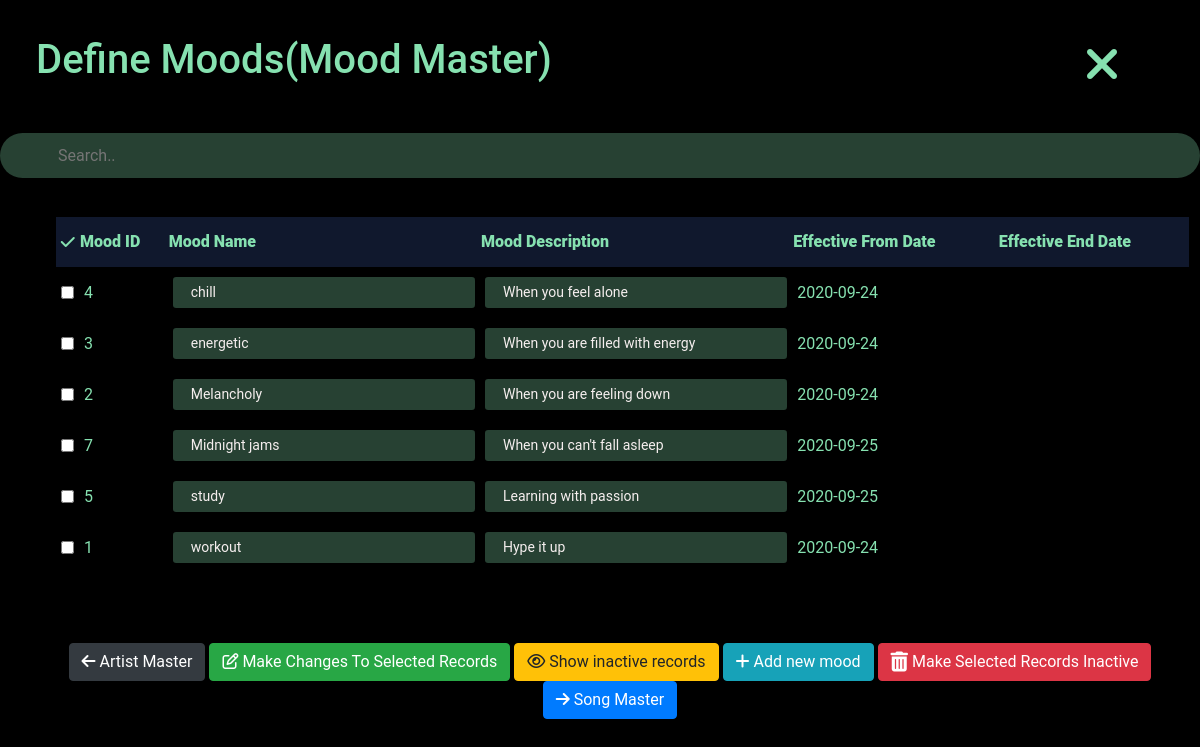
Page /admin/mood_master.php (signed in) on the committed database.
### tables this page shows
CREATE TABLE `mood` (
  `mood_id` int(11) NOT NULL,
  `mood_name` varchar(40) DEFAULT NULL,
  `mood_description` varchar(100) DEFAULT NULL,
  `effective_from_dt` date DEFAULT NULL,
  `effective_end_dt` date DEFAULT NULL,
  `created_by` int(11) DEFAULT NULL,
  `created_dt` datetime DEFAULT CURRENT_TIMESTAMP,
  `last_updated_by` int(11) DEFAULT NULL,
  `last_updated_dt` datetime DEFAULT CURRENT_TIMESTAMP ON UPDATE CURRENT_TIMESTAMP
);

### admin/mood_master.php (the view, shortened to what this page needs)
<?php
require_once "util.php";
if(isset($_SESSION['inactive_records_selection'])){
  $stmt = $pdo->query("SELECT mood_id,mood_name,mood_description,effective_from_dt,effective_end_dt
                       FROM mood
                       ORDER BY effective_end_dt DESC");
  $rows = $stmt->fetchAll(PDO::FETCH_ASSOC);
  unset($_SESSION['inactive_records_selection']);
}
else{
  $stmt = $pdo->query("SELECT mood_id,mood_name,mood_description,effective_from_dt,effective_end_dt
                       FROM mood
                       WHERE effective_end_dt IS NULL
                       ORDER BY mood_name ASC");
  $rows = $stmt->fetchAll(PDO::FETCH_ASSOC);
}
?>
<html>
<head>
</head>
<body class="fourth_color">
  <div class="second_color heading">
  <h1>Define Moods(Mood Master)</h1>
</div>
<div id="close_button">
  <a href="/hymn/admin/admin_dash/admin_dashboard.php">
<i class="fa fa-times fa-3x" aria-hidden="true"></i>
</a>
</div>
<div class="">
  <input class="search_bar" id="myInput" type="text" placeholder="Search..">
</div>
<form name="screen_master_view" method="post">
  <div class="fourth_color" id="screen_table">
  <table>
    <div class="">
    <thead class="table_head">
    <tr>
      <th scope="col" class="text-center"><i class="fa fa-check" aria-hidden="true"></i></th>
      <th scope="col"><b>Mood ID</b></th>
      <th scope="col"><b>Mood Name</b></th>
      <th scope="col"><b>Mood Description</b></th>
      <th scope="col"><b>Effective From Date</b></th>
      <th scope="col"><b>Effective End Date</b></th>
    </tr>
  </thead>
</div>
  <tbody id="myTable">
  <?php foreach ( $rows as $row ): ?>
    <?php
      if(isset($row['effective_end_dt'])){
        $active = "disabled";
      } else{
        $active = "";
      }
    ?>
      <tr>
        <th scope="row"><input type="checkbox" <?= $active ?> class="form-control-xs" name='delete[]' id="screen_id<?= $row['mood_id'] ?>" value='<?= $row['mood_id'] ?>' ></td>
      <td>
        <?= htmlentities($row['mood_id']) ?>
      </td>
        <td><input type="text" maxlength="40" <?= $active ?> required onchange="check('screen_id<?= $row['mood_id'] ?>')" class="form-control-sm" id="screen_name<?= $row['mood_id'] ?>" name="unit_code<?= $row['mood_id'] ?>" value="<?= htmlentities($row['mood_name']) ?>"></input></td>
        <td><input type="text" maxlength="40" <?= $active ?> required onchange="check('screen_id<?= $row['mood_id'] ?>')" class="form-control-sm" id="screen_name<?= $row['mood_id'] ?>" name="unit_description<?= $row['mood_id'] ?>" value="<?= htmlentities($row['mood_description']) ?>"></input></td>
        <td><?= htmlentities($row['effective_from_dt']) ?></td>
        <td><?= htmlentities($row['effective_end_dt']) ?></td>
      </tr>
  <?php endforeach;  ?>
</tbody>
  </table>
</div>
<div id="button_field" class="text-center text-white a fourth_color clear">
  <button type="button" class="btn btn-dark" name="back"><a href="artist_master.php" class="text-white"><i class="fa fa-arrow-left" aria-hidden="true"></i> Artist Master</a></button>
  <button type="submit button" class="btn btn-success" name="edit"><i class="fa fa-pencil-square-o" aria-hidden="true"></i> Make Changes To Selected Records</button>
  <button id="inactive_records_selection" name="inactive_records_selection" type="submit" class="btn btn-warning"><i class="fa fa-eye" aria-hidden="true"></i> Show inactive records</button>
  <button type="button" id="new_screen" class="btn btn-info"><i class="fa fa-plus" aria-hidden="true"></i> Add new mood </button>
  <button type="submit button" class="btn btn-danger" name="set_inactive"><i class="fa fa-trash fa-lg" aria-hidden="true"></i> Make Selected Records Inactive</button>
  <button type="button" class="btn btn-primary"><a href="song_master.php" class="text-white"><i class="fa fa-arrow-right" aria-hidden="true"></i> Song Master</a></button>
</div>
</form>
</body>
</html>

### admin/admin_css.css (style rules this page uses)
* { box-sizing: border-box; }
body { color: #86E1B0; background-color: #10182D; max-width: 100%; overflow-x: hidden; overflow-y: scroll; scrollbar-color: gray #10182D; }
a { color: #86E1B0; }
form { padding: 10px; }
input { min-width: 100%; background: #86E1B04A 0% 0% no-repeat padding-box; color: #F5EEEE; }
.search_bar { min-width: 100%; height: 45px; padding-left: 4%; padding-right: 4%; border-radius: 34px; }
.heading { padding: 3%; }
thead { width: 100%; height: 50px; }
#close_button { position: absolute; top: 5vh; right: 10vh; }
#screen_table { height: 450px; max-height: 450px; overflow: scroll; padding: 2%; }
table { width: 100%; margin-left: 2%; margin-right: 2%; }
thead { margin-bottom: 3%; }
.table_head { background-color: #10182D; }
td { padding: 5px; }
button { margin-top:0px; }
input { width:100%; border:none; margin: 5px 0; }
#button_field { position: fixed; width: 100%; }
thead { position: sticky; top: 0; }

### style.css (style rules this page uses)
html { height: 100%; }
body { margin: 0; padding: 0; font-family: 'Roboto', sans-serif; background: #000000; }
input { text-indent: 10px; font-family: 'Roboto',sans-serif; }
button { background: #50AAB1; color: white; border: none; padding:0px 10px; }

### rows in the picture
mood: mood_id "4", mood_name "chill", mood_description "When you feel alone", effective_from_dt "2020-09-24"
mood: mood_id "3", mood_name "energetic", mood_description "When you are filled with energy", effective_from_dt "2020-09-24"
mood: mood_id "2", mood_name "Melancholy", mood_description "When you are feeling down", effective_from_dt "2020-09-24"
mood: mood_id "7", mood_name "Midnight jams", mood_description "When you can't fall asleep", effective_from_dt "2020-09-25"
mood: mood_id "5", mood_name "study", mood_description "Learning with passion", effective_from_dt "2020-09-25"
mood: mood_id "1", mood_name "workout", mood_description "Hype it up", effective_from_dt "2020-09-24"
